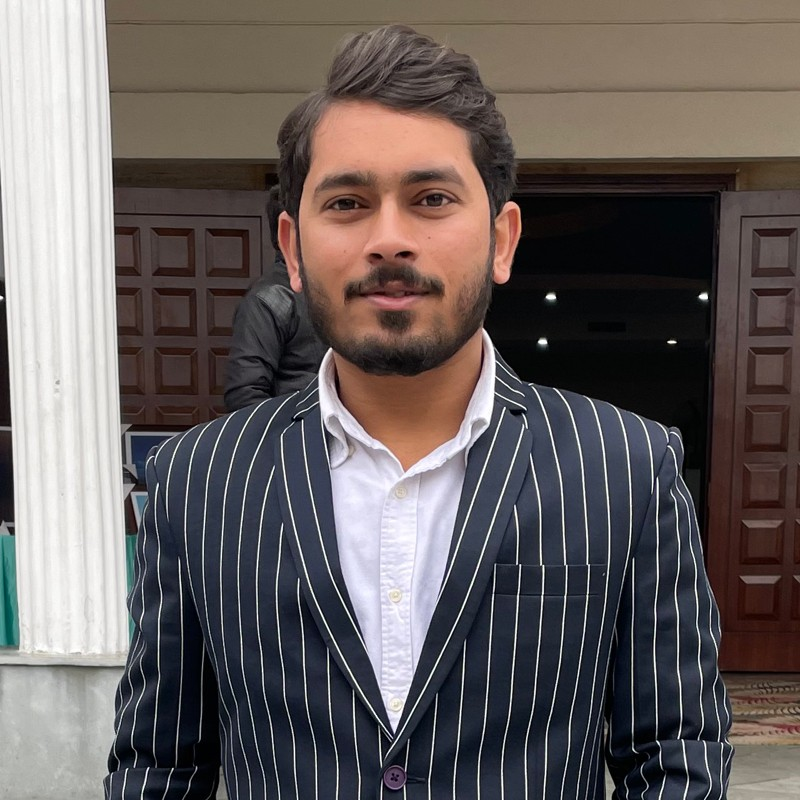
#> input picture OpenCvPythonProject/Resources/raghav.jpg, 800 x 800 px
$ python chapter1.py
#> lines starting #> are read from the running program, lines starting #| are printed output that depends on the picture
import cv2
import os

os.chdir("C:/Users/Raghav/PycharmProjects/OpenCvPythonProject")

img = cv2.imread("Resources/raghav.jpg")
#> img is the input picture: shape (800, 800, 3); mean B, G, R 93.4, 94.3, 101.9
print(img.shape)
#| (800, 800, 3)
# cv2.imshow("Image", img)

imgResize = cv2.resize(img,(300,300))
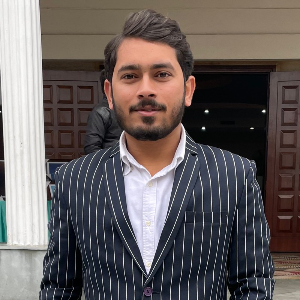
#> imgResize: shape (300, 300, 3); mean B, G, R 93.5, 94.4, 102
print(imgResize.shape)
#| (300, 300, 3)
cv2.imshow("Resized Image", imgResize)

imgCropped = imgResize[0:200, 60:250]
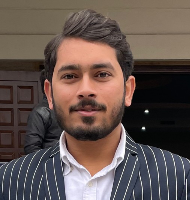
#> imgCropped: shape (200, 190, 3); mean B, G, R 78.7, 83.8, 98.8
print(imgCropped.shape)
#| (200, 190, 3)
cv2.imshow("Cropped Image", imgCropped)
cv2.waitKey(0)
